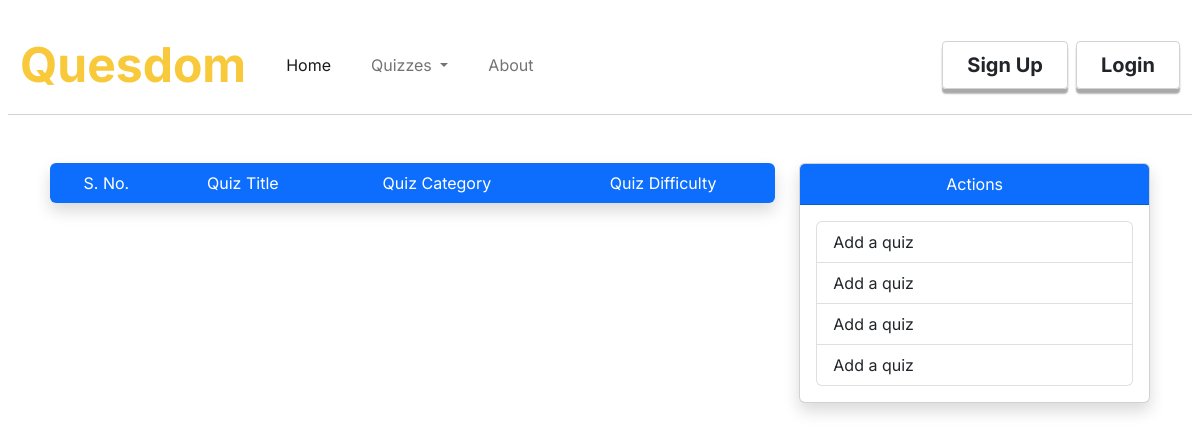
/indexquiz, run on an earlier commit of the app's database.
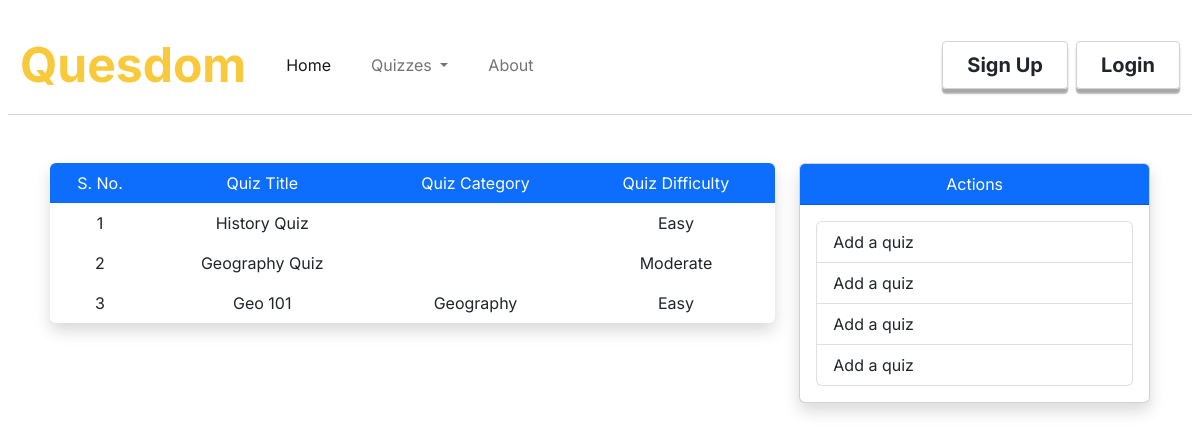
And on a later commit of the database.
### quesdom/models.py (models this page shows, shortened)
class Quizzes(db.Model):
    id = db.Column(db.Integer, primary_key = True)
    quiz_title = db.Column(db.String(30), nullable= False)
    quiz_description = db.Column(db.String(200), nullable=False)
    quiz_category = db.Column(db.String(20), nullable=False)
    quiz_difficulty = db.Column(db.String(10), nullable=False)
    date_created = db.Column(db.DateTime, nullable=False, default=datetime.utcnow)

### quesdom/routes.py (the view)
@app.route('/indexquiz')
def indexquiz():
    return render_template('indexquiz.html',title='All Quizzes',quizzes = Quizzes.query.all())

### quesdom/templates/indexquiz.html
{%extends "layout.html"%}
{%block content%}
<div class="content-section row p-2 pt-md-5 justify-content-center">
    <div class="col-10 col-sm-8 col-md-8">
        {% set s_no = 1 %}
        <table class="table overflow-hidden rounded table-borderless shadow text-center">
            <thead class="bg-primary text-white">
                <td>
                    S. No.
                </td>
                <td>
                    Quiz Title
                </td>
                <td>
                    Quiz Category
                </td>
                <td>
                    Quiz Difficulty
                </td>
            </thead>
            {%for quiz in quizzes%}
                <tr>
                    <td>
                        {{loop.index}}
                    </td>
                    <td>
                        {{quiz.quiz_title}}
                    </td>
                    <td>
                        {{quiz.quiz_category}}
                    </td>
                    <td>
                        {{quiz.quiz_difficulty}}
                    </td>
                </tr>
            {%endfor%}
        </table>
    </div>
    <div class="col-10 col-sm-4 col-md-4">
        <div class="card shadow">
            <div class="card-header text-center bg-primary text-white">
                Actions
            </div>
            <div class="card-body">
                <ul class="list-group">
                    <li class="list-group-item"><a class="text-decoration-none text-dark" href='{{url_for('createquiz')}}'>Add a quiz</a></li>
                    <li class="list-group-item"><a class="text-decoration-none text-dark" href='{{url_for('createquiz')}}'>Add a quiz</a></li>
                    <li class="list-group-item"><a class="text-decoration-none text-dark" href='{{url_for('createquiz')}}'>Add a quiz</a></li>
                    <li class="list-group-item"><a class="text-decoration-none text-dark" href='{{url_for('createquiz')}}'>Add a quiz</a></li>
                </ul>
            </div>
        </div>
    </div>
</div>
{%endblock%}

### quesdom/templates/layout.html (shortened to what this page needs)
<!DOCTYPE html>
<html lang="en">
  <head>
    <link rel="stylesheet" href="./static/styles.css"/>
    <link href="https://cdn.jsdelivr.net/npm/bootstrap@5.2.0-beta1/dist/css/bootstrap.min.css" rel="stylesheet">
    <link href="https://cdn.jsdelivr.net/npm/bootstrap@5.2.0-beta1/dist/css/bootstrap.min.css" rel="stylesheet">
  </head>
  <body  style="font-family: Inter;" onload="adjustLoginBtn()">
    <nav class="mt-3 mx-2 navbar navbar-expand-lg">
      <div class="container-fluid">
        <a class="navbar-brand fw-bolder" href="{{url_for('home')}}"><span class="brand-text">Quesdom</span></a>
        <div class="collapse navbar-collapse" id="navbarSupportedContent">
          <ul class="ms-3 navbar-nav me-auto mb-2 mb-lg-0">
            {%if current_user.role == 'Admin'%}
            <li class="nav-item ">
              <a class="nav-link active text-center" aria-current="page" href="{{url_for('indexquiz')}}">Quizzes</a>
            </li>
            {%else%}
            <li class="nav-item ">
              <a class="nav-link active text-center" aria-current="page" href="{{url_for('home')}}">Home</a>
            </li>
            <li class="nav-item dropdown py-4 py-sm-0 px-4">
                <a class="text-center nav-link dropdown-toggle" href="#" id="navbarDropdown" role="button" data-bs-toggle="dropdown" aria-expanded="false">
                    Quizzes
                  </a>
              </li>
              <li class="nav-item">
                <a class="nav-link text-center" href="{{url_for('about')}}">About</a>
              </li>
            {%endif%}
          </ul>
            {% if current_user.is_authenticated %}
              <div class="d-flex justify-content-center">
                <a id="login-btn-inner" style=" border: 1px solid lightgrey;" class="fw-bold px-4 py-2 btn text-dark fs-5 rounded-1 me-2" type="button" href="{{url_for('account')}}">{{current_user.username}}</a>
                <a id="login-btn-inner" style=" border: 1px solid lightgrey;" class="fw-bold px-4 py-2 btn text-dark fs-5 rounded-1 me-2" type="button" href="{{url_for('logout')}}">Logout</a>
              </div>
            {% else %}
              <div class="d-flex justify-content-center">
                <a id="login-btn-inner" style="border: 1px solid lightgrey;" class="fw-bold px-4 py-2 btn text-dark fs-5 rounded-1 me-2" type="button" href="{{url_for('register')}}">Sign Up</a>
                <a id="login-btn-inner" style="border: 1px solid lightgrey; " class="fw-bold px-4 py-2 btn text-dark fs-5 rounded-1" type="button" href="{{url_for('login')}}">Login</a>
              </div>
            {%endif%}
      </div>
    </nav>
    <div class="container">
        {%block content%}{%endblock%}
    </div>
  </body>
</html>

### quesdom/static/styles.css (style rules this page uses)
:root { --main-color: rgb(248,201,59); }
.nav-link { border-bottom: 2px solid darkgrey; }
.brand-text { font-size: 3rem; color: var(--main-color); }
#login-btn-inner { transition: 0.2s; box-shadow: 0 0.3rem 0.1rem 0 darkgrey; }
@media (max-width: 1200px) { .nav-link { border-bottom: none; } }
@media (max-width: 1200px) { .navbar { border-bottom: 1px solid lightgrey; } }

What changed in the data, as far as the page shows it:
added Quizzes: quiz_title "History Quiz", quiz_difficulty "Easy"
added Quizzes: quiz_title "Geography Quiz", quiz_difficulty "Moderate"
added Quizzes: quiz_title "Geo 101", quiz_category "Geography", quiz_difficulty "Easy"
